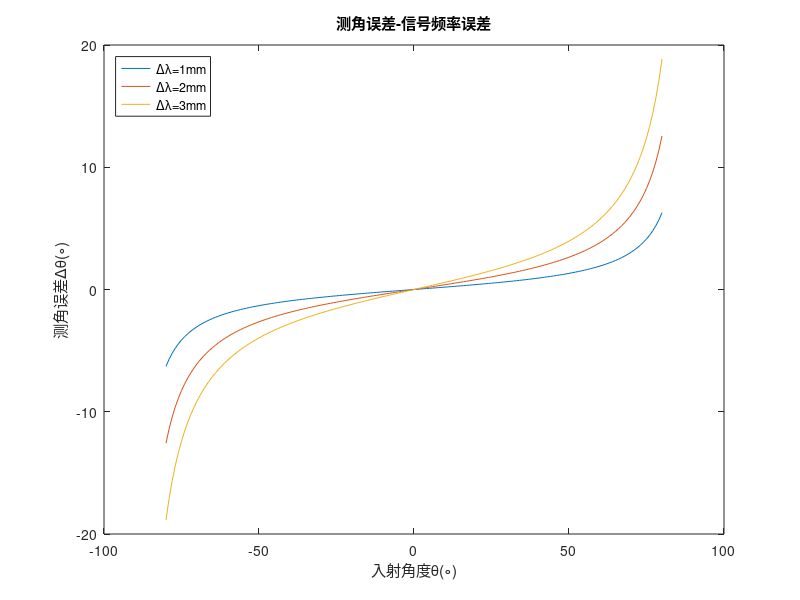

Recreate this plot in MATLAB.
% 测角误差-信号频率误差
eps=0.00000001;
f = 5.8e9;  % 5.8GHz
c = 3e8;    % 光速
lambda = c/f;
d_lambda = 1/2;
dphi = 0*pi/180;
dlambda1 = 1e-3;
dlambda3 = 2e-3;
dlambda5 = 3e-3;
theta = -80:1:80;
dtheta1 = dphi./(2*pi*d_lambda*cosd(theta))+dlambda1/lambda*tand(theta);
dtheta1 = dtheta1/pi*180;
dtheta3 = dphi./(2*pi*d_lambda*cosd(theta))+dlambda3/lambda*tand(theta);
dtheta3 = dtheta3/pi*180;
dtheta5 = dphi./(2*pi*d_lambda*cosd(theta))+dlambda5/lambda*tand(theta);
dtheta5 = dtheta5/pi*180;
plot(theta,dtheta1,theta,dtheta3,theta,dtheta5);
title('测角误差-信号频率误差');xlabel('入射角度\theta(\circ)');ylabel('测角误差\Delta\theta(\circ)');
legend('\Delta\lambda=1mm','\Delta\lambda=2mm','\Delta\lambda=3mm','Location','Northwest');
